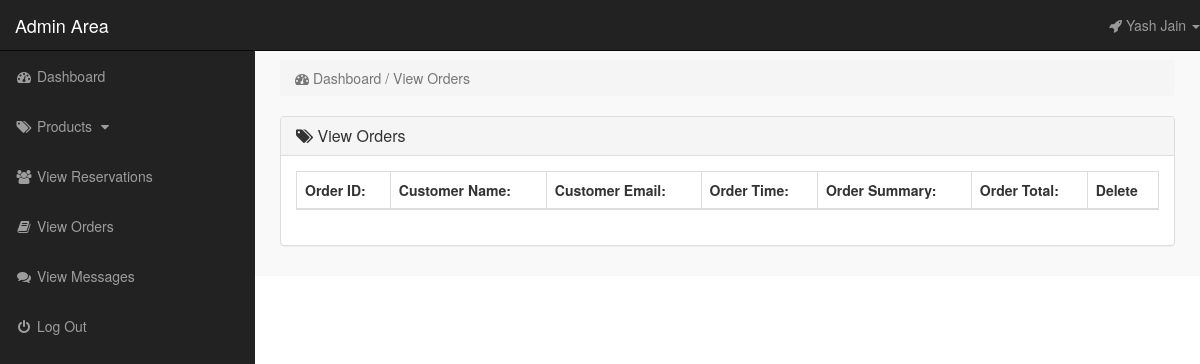
The page /admin_area/index.php?view_orders (signed in) on the database as committed earlier.
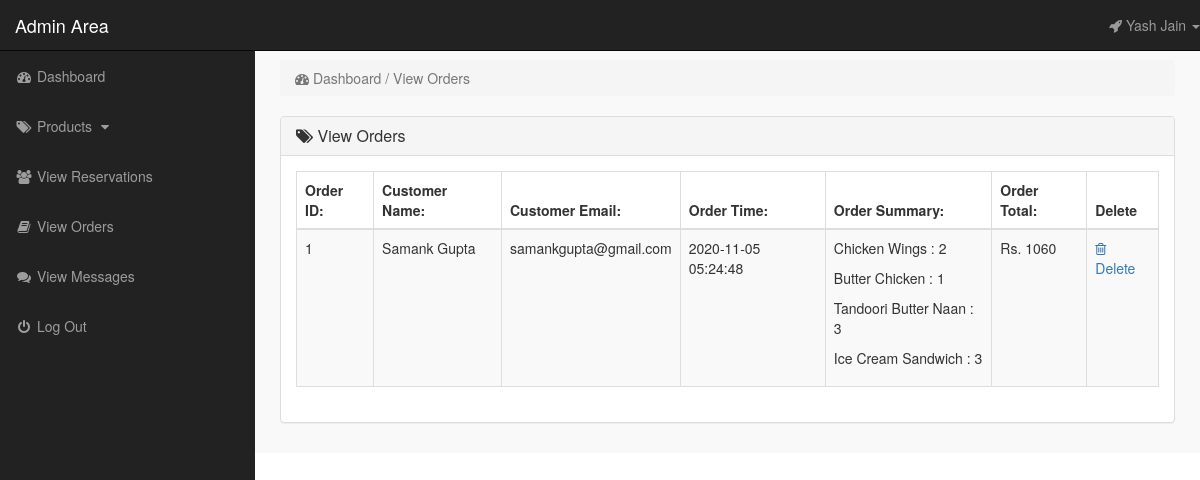
The same page on the database as committed later.
### tables this page shows
CREATE TABLE `orders` (
  `order_id` int(10) NOT NULL,
  `customer_name` varchar(30) NOT NULL,
  `customer_email` varchar(60) NOT NULL,
  `order_time` datetime NOT NULL,
  `order_summary` varchar(400) NOT NULL,
  `order_total` int(5) NOT NULL
);

### admin_area/view_orders.php (the view, shortened to what this page needs)
<?php
    if(!isset($_SESSION['admin_email'])){
        echo "<script>window.open('login.php','_self')</script>";
    }else{
?>
<div class="row">
    <div class="col-lg-12">
        <ol class="breadcrumb">
            <li class="active">
                <i class="fa fa-dashboard"></i> Dashboard / View Orders
            </li>
        </ol>
    </div>
</div>
<div class="row">
    <div class="col-lg-12">
        <div class="panel panel-default">
            <div class="panel-heading">
               <h3 class="panel-title">
                   <i class="fa fa-tags"></i>  View Orders
               </h3>
            </div>
            <div class="panel-body">
                <div class="table-responsive">
                    <table class="table table-striped table-bordered table-hover">
                        <thead>
                            <tr>
                                <th> Order ID: </th>
                                <th> Customer Name: </th>
                                <th> Customer Email: </th>
                                <th> Order Time: </th>
                                <th> Order Summary: </th>
                                <th> Order Total: </th>
                                <th> Delete </th>
                            </tr>
                        </thead>
                        <tbody>
                            <?php
                                $get_order = "select * from orders";
                                $run_order = mysqli_query($con,$get_order);
                                while($row_order=mysqli_fetch_array($run_order)){
                                    $order_id = $row_order['order_id'];
                                    $customer_name = $row_order['customer_name'];
                                    $customer_email = $row_order['customer_email'];
                                    $order_time = $row_order['order_time'];
                                    $order_summary = $row_order['order_summary'];
                                    $order_total = $row_order['order_total'];
                            ?>
                            <tr>
                                <td> <?php echo $order_id; ?> </td>
                                <td> <?php echo $customer_name; ?> </td>
                                <td> <?php echo $customer_email; ?> </td>
                                <td> <?php echo $order_time; ?> </td>
                                <td> <?php echo $order_summary; ?> </td>
                                <td>Rs. <?php echo $order_total; ?> </td>
                                <td>
                                     <a href="index.php?delete_order=<?php echo $order_id; ?>">
                                        <i class="fa fa-trash-o"></i> Delete
                                     </a>
                                </td>
                            </tr>
                            <?php } ?>
                        </tbody>
                    </table>
                </div>
            </div>
        </div>
    </div>
</div>
<?php } ?>

### admin_area/includes/sidebar.php (shortened to what this page needs)
<?php
    if(!isset($_SESSION['admin_email'])){
        echo "<script>window.open('login.php','_self')</script>";
    }else{
?>
<nav class="navbar navbar-inverse navbar-fixed-top">
    <div class="navbar-header">
        <a href="index.php?dashboard" class="navbar-brand">Admin Area</a>
    </div>
    <ul class="nav navbar-right top-nav">
        <li class="dropdown">
            <a href="#" class="dropdown-toggle" data-toggle="dropdown">
                <i class="fa fa-rocket"></i> <?php echo $admin_name;  ?> <b class="caret"></b>
            </a>
        </li>
    </ul>
    <div class="collapse navbar-collapse navbar-ex1-collapse">
        <ul class="nav navbar-nav side-nav">
            <li>
                <a href="index.php?dashboard">
                        <i class="fa fa-fw fa-dashboard"></i> Dashboard
                </a>
            </li>
            <li>
                <a href="#" data-toggle="collapse" data-target="#products">
                        <i class="fa fa-fw fa-tags"></i> Products
                        <i class="fa fa-fw fa-caret-down"></i>
                </a>
            </li>
            <li>
                <a href="index.php?view_reservations">
                    <i class="fa fa-fw fa-users"></i> View Reservations
                </a>
            </li>
            <li>
                <a href="index.php?view_orders">
                    <i class="fa fa-fw fa-book"></i> View Orders
                </a>
            </li>
            <li>
                <a href="index.php?view_contacts">
                    <i class="fa fa-fw fa-comments"></i> View Messages
                </a>
            </li>
            <li>
                <a href="logout.php">
                    <i class="fa fa-fw fa-power-off"></i> Log Out
                </a>             </li>
        </ul>
    </div>
</nav>
<?php } ?>

Rows that differ between the two databases and show on the page:
added orders: order_id "1", customer_name "Samank Gupta", customer_email "samankgupta@gmail.com", order_time "2020-11-05 05:24:48", order_summary "Chicken Wings : 2 Butter Chicken : 1 Tandoori Butter Naan : 3 Ice Cream Sandwich : 3", order_total "1060"
